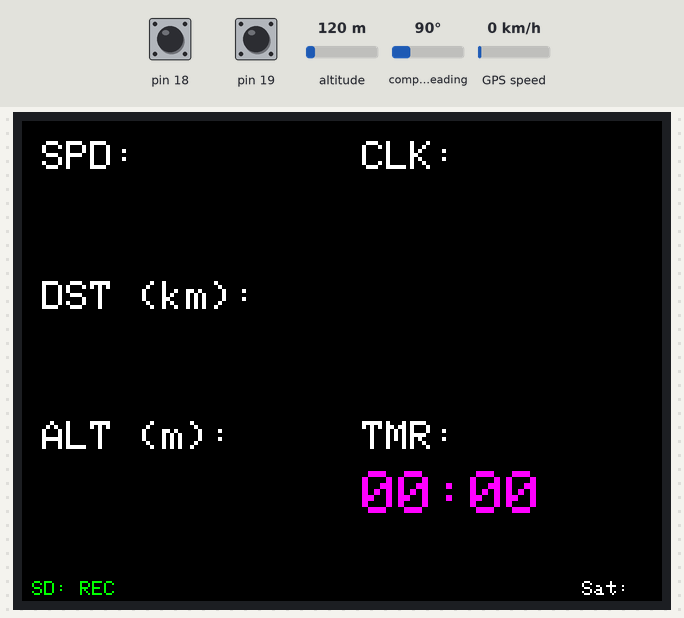
This sketch was run on a simulated Arduino Uno, built with avr-gcc and run on an emulated ATmega328P. On the bench: 320×240 colour display. The inputs (shaded band) are chosen by the test bench; at power-on: pin 18 HIGH, pin 19 HIGH, altitude 120 m, compass heading 90°, GPS speed 0 km/h. Storage starts empty; the GPS gets a fix after 3 s at 37.7749, -122.4194 with 8 satellites.

Above: at 1.4 s.
1.5 s: pin 18 pulled LOW for 3.2 s
At 3.2 s:
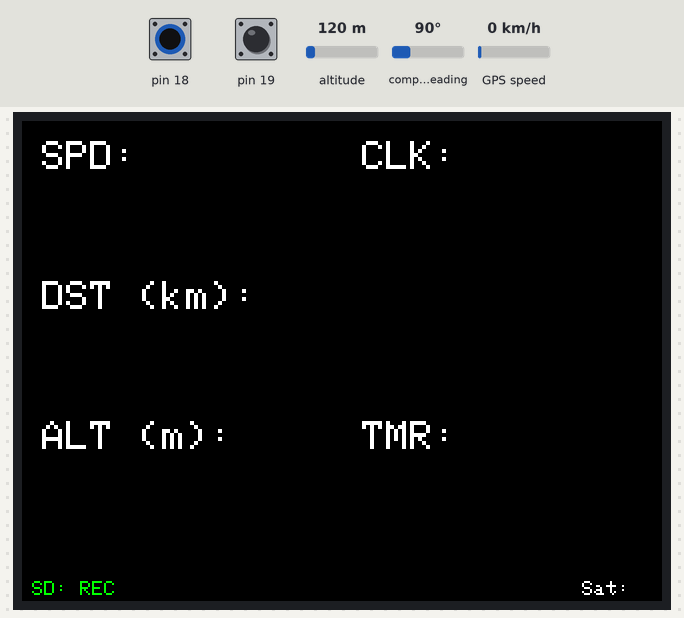
6.5 s: pin 19 pulled LOW for 0.15 s
At 8.1 s:
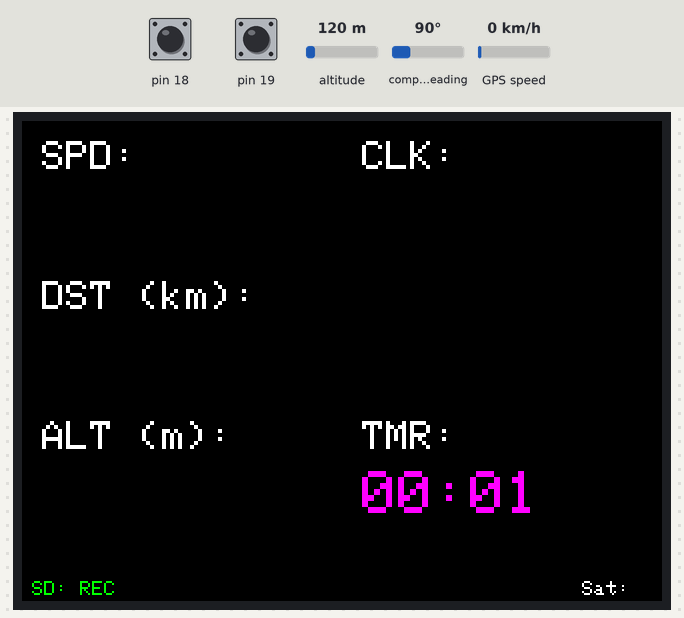
9.0 s: pin 18 pulled LOW for 0.15 s
At 11.1 s:
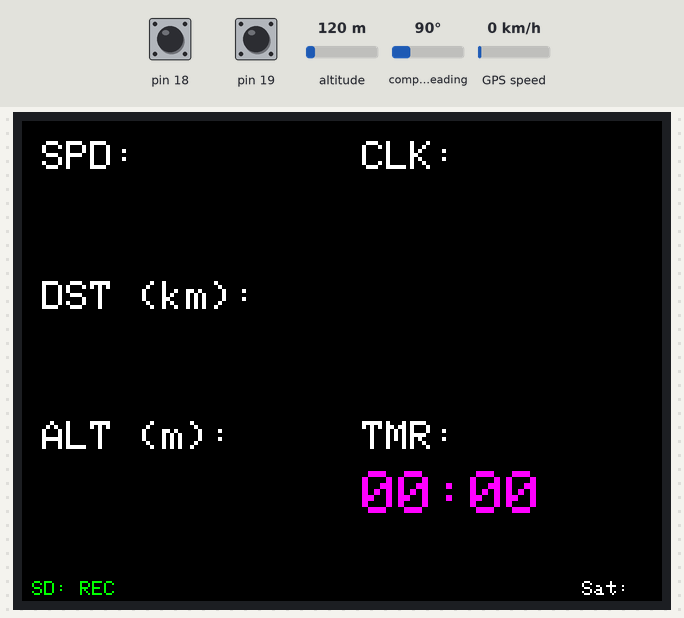
13.2 s: pin 19 pulled LOW for 0.15 s
At 16.0 s:
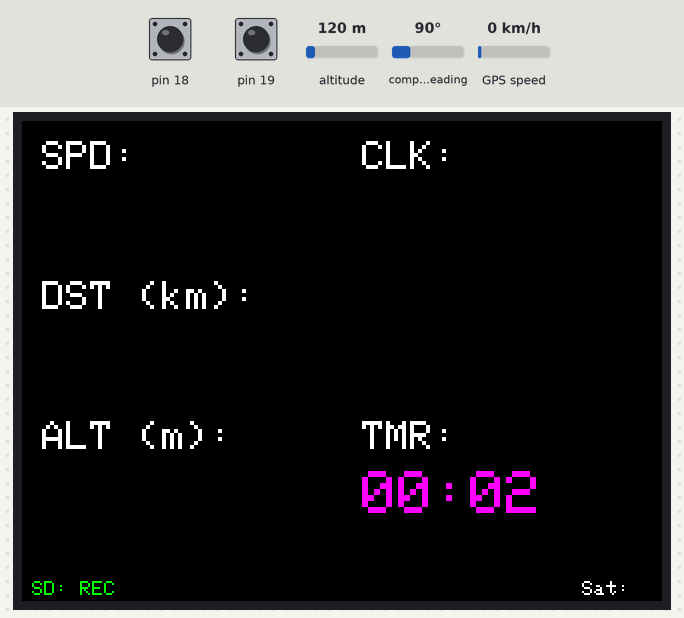
Timing chart, 0 to 17.5 s (numbered marks = the images above; inputs shaded):
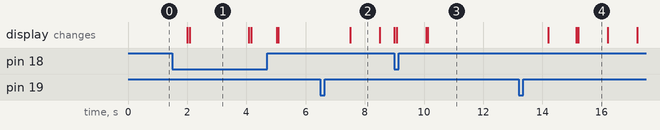

The sketch:

watchlog_hiker.ino
```cpp
#include "config.h"
#include "gps_handler.h"
#include "display_ui.h"
#include "storage.h"

// Chronometer Variables
bool chronoRunning = false;
unsigned long chronoStartTime = 0;
unsigned long chronoElapsed = 0;
unsigned long lastChronoPress = 0;
unsigned long lastResetPress = 0;
unsigned long lastLog = 0;

void setup() {
    // 1. Init System
    pinMode(RESET_PIN, INPUT_PULLUP);
    pinMode(CHRONO_BTN, INPUT_PULLUP);

    // 2. Init Modules
    initGPS();
    initDisplay();
    drawBaseInterface();

    // 3. Init SD and show status
    bool sdStatus = initStorage();
    showSDStatus(sdStatus);
}

void loop() {
    // A. Run GPS Logic
    runGPSLoop();

    // B. Update Screen if GPS Changed
    if (isGPSUpdated() && isGPSValid()) {
        updateDashboard(getSpeed(), getDistance(), getAlt(), getSats());
        updateClock(getHour(), getMinute());

        // Update date only if changed (handled inside display_ui for visual,
        // but we pass data here to keep logic separated)
        static int lastDay = 0;
        if(getDay() != lastDay) {
            updateDate(getDay(), getMonth(), getYear());
            lastDay = getDay();
        }
    }

    // C. Logging Logic
    if (millis() - lastLog > LOG_INTERVAL) {
        if (isGPSValid()) {
             logDataToSD(getDay(), getMonth(), getLat(), getLon(), getSpeed());
             blinkRecordIndicator();
        }
        lastLog = millis();
    }

    // D. Button & Timer Logic
    handleButtons();

    // Calculate timer seconds for display
    unsigned long now = chronoRunning ? chronoElapsed + (millis() - chronoStartTime) : chronoElapsed;
    updateTimer(now / 1000);
}

void handleButtons() {
    // Chrono Button
    if (digitalRead(CHRONO_BTN) == LOW) {
        if (millis() - lastChronoPress > 500) {
            if (chronoRunning) {
                chronoElapsed += (millis() - chronoStartTime);
                chronoRunning = false;
            } else {
                chronoStartTime = millis();
                chronoRunning = true;
            }
            lastChronoPress = millis();
        }
    }

    // Reset Button
    if (digitalRead(RESET_PIN) == LOW) {
        if (millis() - lastResetPress > 2000) {
            resetDistance();
            chronoElapsed = 0;
            chronoRunning = false;

            resetUI(); // Clears screen and redraws labels
            showSDStatus(true); // Re-show SD status

            lastResetPress = millis();
        }
    }
}
```

display_ui.cpp
```cpp
#include "display_ui.h"

// Initialize the global TFT object here
Adafruit_ILI9341 tft = Adafruit_ILI9341(TFT_CS, TFT_DC, TFT_MOSI, TFT_CLK, TFT_RST, -1);

void drawStat(int x, int y, double val, int dec, uint16_t color) {
  tft.fillRect(x, y, 140, 30, ILI9341_BLACK);
  tft.setCursor(x, y);
  tft.setTextColor(color);
  tft.setTextSize(3);
  tft.print(val, dec);
}

void initDisplay() {
    pinMode(TFT_CS, OUTPUT);
    digitalWrite(TFT_CS, HIGH);
    tft.begin();
    tft.setRotation(1);
    tft.fillScreen(ILI9341_BLACK);
}

void drawBaseInterface() {
    tft.setTextColor(ILI9341_WHITE); tft.setTextSize(2);
    tft.setCursor(10, 10);  tft.print(F("SPD:"));
    tft.setCursor(170, 10); tft.print(F("CLK:"));
    tft.setCursor(10, 80);  tft.print(F("DST (km):"));
    tft.setCursor(10, 150); tft.print(F("ALT (m):"));
    tft.setCursor(170, 150);tft.print(F("TMR:"));
    tft.setTextSize(1); tft.setCursor(280, 230); tft.print(F("Sat:"));
}

void updateDashboard(double speed, double dist, double alt, int sats) {
    drawStat(10, 35, speed, 1, ILI9341_CYAN);
    drawStat(10, 105, dist / 1000.0, 2, ILI9341_GREEN);
    drawStat(10, 175, alt, 0, ILI9341_YELLOW);

    // Sats
    tft.fillRect(305, 230, 15, 10, ILI9341_BLACK);
    tft.setTextSize(1); tft.setTextColor(ILI9341_WHITE);
    tft.setCursor(305, 230);
    tft.print(sats);
}

void updateClock(int h, int m) {
    tft.fillRect(170, 35, 140, 30, ILI9341_BLACK);
    tft.setCursor(170, 35);
    tft.setTextColor(ILI9341_WHITE);
    tft.setTextSize(3);
    if (h < 10) tft.print('0'); tft.print(h); tft.print(':');
    if (m < 10) tft.print('0'); tft.print(m);
}

void updateDate(int d, int month, int y) {
    tft.fillRect(220, 10, 100, 20, ILI9341_BLACK);
    tft.setCursor(220, 12);
    tft.setTextColor(ILI9341_ORANGE);
    tft.setTextSize(1);
    if (d < 10) tft.print('0'); tft.print(d); tft.print('.');
    if (month < 10) tft.print('0'); tft.print(month); tft.print('.');
    tft.print(y);
}

void updateTimer(unsigned long currentSec) {
    static unsigned long lastDrawnSec = 99999;
    if (currentSec == lastDrawnSec) return;
    lastDrawnSec = currentSec;

    tft.fillRect(170, 175, 140, 30, ILI9341_BLACK);
    tft.setCursor(170, 175);
    tft.setTextColor(ILI9341_MAGENTA); tft.setTextSize(3);

    int m = currentSec / 60;
    int s = currentSec % 60;

    if (m < 10) tft.print('0'); tft.print(m); tft.print(':');
    if (s < 10) tft.print('0'); tft.print(s);
}

void showSDStatus(bool status) {
    tft.setCursor(5, 230); tft.setTextSize(1);
    if (!status) {
        tft.setTextColor(ILI9341_RED); tft.print(F("SD: FAIL"));
    } else {
        tft.setTextColor(ILI9341_GREEN); tft.print(F("SD: REC"));
    }
}

void blinkRecordIndicator() {
    tft.fillCircle(310, 230, 4, ILI9341_RED);
    delay(50); // Kept small delay for visual effect
    tft.fillCircle(310, 230, 4, ILI9341_BLACK);
}

void resetUI() {
    tft.fillScreen(ILI9341_BLACK);
    drawBaseInterface();
}
```

gps_handler.cpp
```cpp
#include "gps_handler.h"

TinyGPSPlus gps;
SoftwareSerial ss(RX_PIN, TX_PIN);

double totalDistance = 0.0;
double lastLat = 0.0, lastLon = 0.0;
bool firstFix = true;

void initGPS() {
    ss.begin(GPS_BAUD);
}

void runGPSLoop() {
    while (ss.available() > 0) {
        gps.encode(ss.read());
    }

    if (gps.location.isUpdated() && gps.location.isValid()) {
        double currLat = gps.location.lat();
        double currLon = gps.location.lng();

        if (firstFix) {
            lastLat = currLat;
            lastLon = currLon;
            firstFix = false;
        } else {
            double dist = gps.distanceBetween(lastLat, lastLon, currLat, currLon);
            if (dist > 3.0) { // Filter small noise
                totalDistance += dist;
                lastLat = currLat;
                lastLon = currLon;
            }
        }
    }
}

bool isGPSUpdated() { return gps.location.isUpdated(); }
bool isGPSValid() { return gps.location.isValid(); }

double getLat() { return gps.location.lat(); }
double getLon() { return gps.location.lng(); }
double getSpeed() { return gps.speed.kmph(); }
double getAlt() { return gps.altitude.meters(); }
double getDistance() { return totalDistance; }
void resetDistance() { totalDistance = 0.0; firstFix = true; }
int getSats() { return gps.satellites.value(); }

int getHour() { return (gps.time.hour() + TIME_OFFSET) % 24; }
int getMinute() { return gps.time.minute(); }
int getDay() { return gps.date.day(); }
int getMonth() { return gps.date.month(); }
int getYear() { return gps.date.year(); }
```

storage.cpp
```cpp
#include "storage.h"

File logFile;

bool initStorage() {
    if (!SD.begin(SD_CS)) return false;

      if (!SD.exists("log.txt")) {
      logFile = SD.open("log.txt", FILE_WRITE);
      if (logFile) {
        logFile.println(F("DATE,TIME,LAT,LON,SPD,ALT,DIST"));
        logFile.close();
      }
    }
    return true;
}

void logDataToSD(int d, int m, double lat, double lon, double speed) {
    logFile = SD.open("log.txt", FILE_WRITE);
    if (logFile) {
        logFile.print(d); logFile.print('/');
        logFile.print(m); logFile.print(',');
        logFile.print(lat, 6); logFile.print(',');
        logFile.print(lon, 6); logFile.print(',');
        logFile.print(speed); logFile.println();
        logFile.close();
    }
}
```

Measured:
- after the input at 1.5 s, the display: first changes after 0.50 s (image 1 shows a later state)
- after the input at 6.5 s, the display: changes after 1.0 s (image 2)
- after the input at 9.0 s, the display: first changes at once (image 3 shows a later state)
- after the input at 13.2 s, the display: first changes after 1.0 s (image 4 shows a later state)
- what the display in image 1 shows lasts 2.0 s, from 2.1 s to 4.1 s
- what the display in image 2 shows lasts 1.0 s, from 7.5 s to 8.5 s
